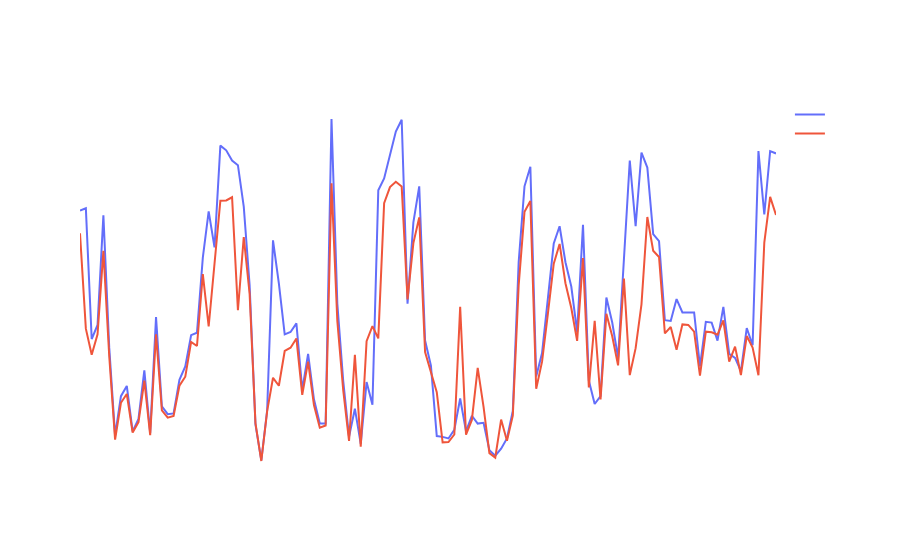

This figure's notebook cell:
### Code cell
fig_model = go.Figure()

# Add traces
fig_model.add_trace(
    go.Scatter(x=X_Valid_2.index.sort_values(), y=f2_valid_xg['Actual'], name="Real", mode='lines')
)

fig_model.add_trace(
    go.Scatter(x=X_Valid_2.index.sort_values(), y=f2_valid_xg['Predicted'], name="Predicted", mode='lines')
)

# Add figure title
fig_model.update_layout(
    title_text="XGboost - Data_2 - Real X Predicted",
                  paper_bgcolor='rgba(0,0,0,0)',plot_bgcolor='rgba(0,0,0,0)', font_color="White")

# Set x and y-axis title
fig_model.update_xaxes(title_text="<b> Date </b>", showgrid=False,showline=True)
fig_model.update_yaxes(title_text="<b> % </b>", showgrid=False,showline=True)
fig_model.show()
